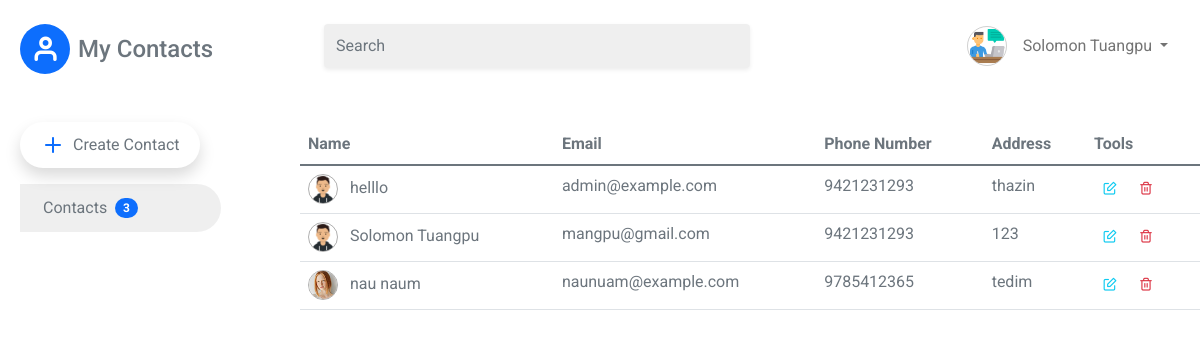
The page / on the database its author committed.
### tables this page shows
CREATE TABLE `contact_list` (
  `id` int(11) NOT NULL,
  `photo` varchar(255) NOT NULL,
  `name` varchar(50) NOT NULL,
  `email` varchar(50) NOT NULL,
  `phone` bigint(20) NOT NULL,
  `address` varchar(100) NOT NULL,
  `created_at` timestamp NOT NULL DEFAULT current_timestamp()
);

### index.php (called while the page is built, shortened)
<?php require_once "template/header.php"; ?>
<?php require_once "contact_list.php" ?>
<?php require_once "template/footer.php"; ?>

### core/base.php (called while the page is built, shortened)
<?php
function con() {
    return mysqli_connect("localhost", "root", "", "contact");
 }
 $url = "http://{$_SERVER['HTTP_HOST']}/";

### core/function.php (called while the page is built, shortened)
<?php
function fetchAll($sql) {
    $query = mysqli_query(con(), $sql);
    $rows = [];
    while($row = mysqli_fetch_assoc($query)) {
    array_push($rows, $row);
    }
    return $rows;
}
function fetch($sql) {
    $query = mysqli_query(con(), $sql);
    $row = mysqli_fetch_assoc($query);
    return $row;
}
function countTotal($table, $condition=1) {
    $sql = "SELECT COUNT(id) FROM $table WHERE $condition";
    $total = fetch($sql);
    return $total['COUNT(id)'];
}
function showContact() {
    $sql = "SELECT * FROM contact_list";
    return fetchAll($sql);
}

### contact_list.php (the view)
<div class="mt-5">
    <table class="table table-hover text-secondary">
        <thead>
            <tr>
                <th>Name</th>
                <th>Email</th>
                <th>Phone Number</th>
                <th>Address</th>
                <th>Tools</th>
            </tr>
        </thead>
        <tbody>
            <?php foreach(showContact() as $s) { ?>
                <tr id="tableRow" onclick="go('<?php echo $url; ?>contact_detail.php?id=<?php echo $s['id']; ?>')">
                    <td>
                        <img src="<?php echo $s['photo'] ?>" alt="" class="contact-image me-2">
                       <?php echo $s['name'] ?>
                    </td>
                    <td><?php echo $s['email']; ?></td>
                    <td><?php echo $s['phone']; ?></td>
                    <td><?php echo $s['address']; ?></td>
                    <td>
                        <a href="contact_edit.php?id=<?php echo $s['id']; ?>" class="btn btn-sm">
                            <i class="feather-edit text-info"></i>
                        </a>
                        <a href="contact_delete.php?id=<?php echo $s['id']; ?>" class="btn btn-sm">
                            <i class="feather-trash-2 text-danger"></i>
                        </a>
                    </td>
                    </tr>
            <?php } ?>
        </tbody>
    </table>
</div>

### template/header.php (shortened to what this page needs)
<?php require_once "core/base.php"; ?>
<?php require_once "core/function.php"; ?>
<!DOCTYPE html>
<html lang="en">
<head>
    <link rel="stylesheet" href="<?php echo $url; ?>assets/vendor/feather-icons-web/feather.css">
    <link rel="stylesheet" href="<?php echo $url; ?>dist/css/bootstrap.min.css">
    <link rel="stylesheet" href="<?php echo $url; ?>assets/css/style.css">
</head>
<body>
    <section class="container-fluid">
        <div class="row">
            <?php require_once "template/sidebar.php"; ?>
            <div class="col-12 col-md-9 px-0">
                <nav class="navbar navbar-expand-lg navbar-light mt-3">
                    <div class="container-fluid">
                        <div class="collapse navbar-collapse d-flex justify-content-between"
                            id="navbarSupportedContent">
                            <form class="d-flex w-50">
                                <div class="input-group">
                                    <input type="search" class="form-control shadow-sm search-bar w-50" type="search"
                                        placeholder="Search" aria-label="Search">
                                </div>
                            </form>
                            <ul class="navbar-nav mb-2 mb-lg-0">
                                <li class="nav-item dropdown d-flex align-items-center">
                                    <img src="img/blogger.png" alt="" class="profile-img me-2">
                                    <a class="nav-link dropdown-toggle" href="#" id="navbarDropdown" role="button"
                                        data-bs-toggle="dropdown" aria-expanded="false">
                                        Solomon Tuangpu
                                    </a>
                                </li>
                            </ul>
                        </div>
                    </div>
                </nav>

### template/sidebar.php
<div class="col-12 col-md-3">
    <div class="mt-4 ps-2">
        <div class="d-flex justify-content-start align-items-center">
            <div class="me-2 contact-logo bg-primary text-white">
                <i class="feather-user fw-bolder fs-3"></i>
            </div>
            <a class="navbar-brand" href="#">
                <h4 class="text-secondary mb-0">My Contacts</h4>
            </a>
        </div>
        <div class="mt-5">
            <button type="button" class="btn create-btn shadow text-secondary" id="createContactBtn">
                <i class="feather-plus fs-4 mb-0 text-primary me-2"></i>
                Create Contact
            </button>
            <div class="mt-3">
                <ul class="menu-nav">
                    <li class="menu-link d-flex justify-content-between align-content-center">
                        <a href="<?php $url; ?>index.php" class="btn text-secondary">
                            Contacts
                            <span class="badge rounded-pill bg-primary ms-1">
                                <?php
                                    echo countTotal('contact_list');
                                ?>
                            </span>
                        </a>
                    </li>
                </ul>
            </div>
        </div>
    </div>
</div>

### template/footer.php (shortened to what this page needs)
        </div>
    </div>
    </section>
</body>
</html>

### assets/css/style.css (style rules this page uses)
* { margin: 0; padding: 0; box-sizing: border-box; font-family: 'Roboto', sans-serif; }
.profile-img { height: 40px; border-radius: 50%; border: 1px solid #00000030; }
.search-bar { border: none !important; padding: 10px 12px !important; background-color: #00000010; }
.contact-logo { display: flex; justify-content: center; align-items: center; width: 50px; height: 50px; border-radius: 50%; }
.create-btn { padding: 10px 20px; border-radius: 50px; display: flex; justify-content: center; align-items: center; cursor: pointer !important; }
.table tr { cursor: pointer; }
.table tr td { margin-bottom: 0; }
.contact-image { width: 30px; height: 30px; border-radius: 50%; border: 1px solid #00000050; }
.menu-nav { padding-left: 0px !important; }
.menu-link { list-style-type: none; background-color: #00000010; padding: 5px 10px; width: 75%; border-bottom-right-radius: 50px; border-top-right-radius: 50px; }

### rows shown on the page
contact_list: photo (picture), name "helllo", email "admin@example.com", phone "9421231293", address "thazin"
contact_list: photo (picture), name "Solomon Tuangpu", email "mangpu@gmail.com", phone "9421231293", address "123"
contact_list: photo (picture), name "nau naum", email "naunuam@example.com", phone "9785412365", address "tedim"

### other values the page prints
countTotal('contact_list') "3"
